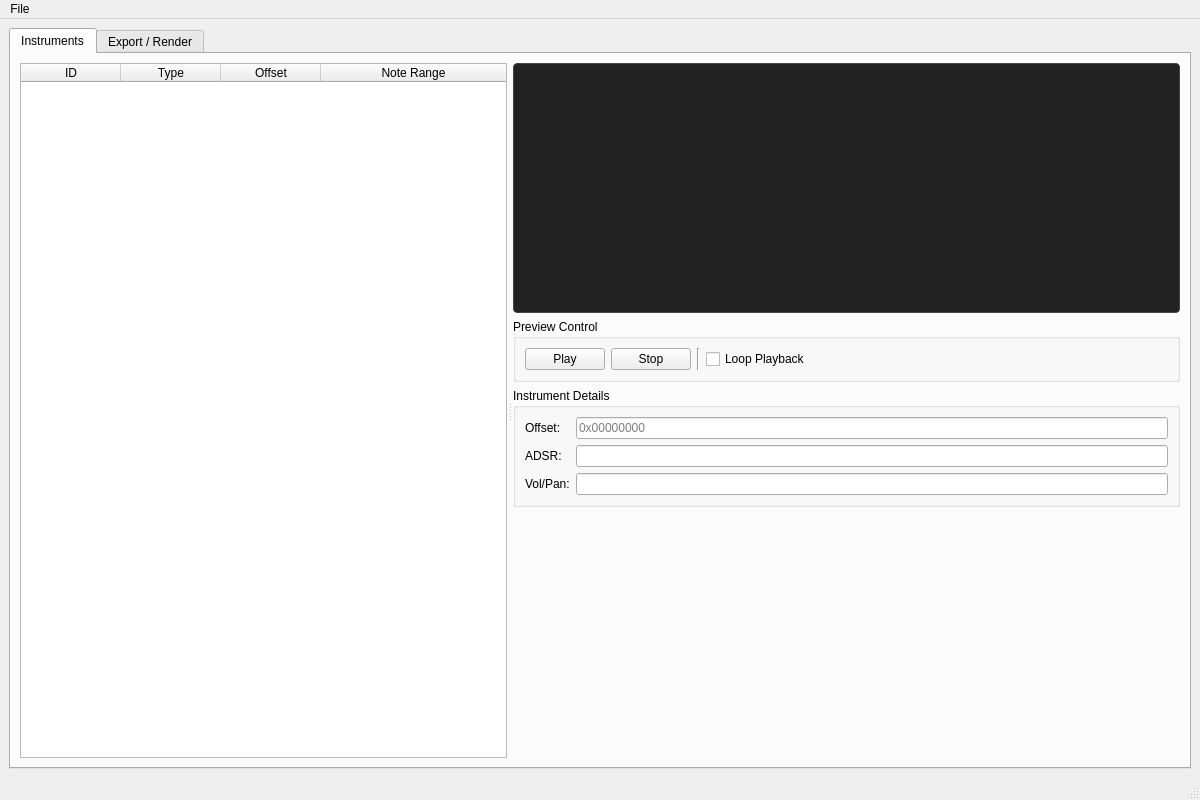
<?xml version="1.0" encoding="UTF-8"?>
<ui version="4.0">
  <class>MainWindow</class>
  <widget class="QMainWindow" name="MainWindow">
    <property name="geometry">
      <rect>
        <x>0</x>
        <y>0</y>
        <width>1200</width>
        <height>800</height>
      </rect>
    </property>
    <property name="windowTitle">
      <string>ApePlayer</string>
    </property>
    <widget class="QWidget" name="centralwidget">
      <layout class="QVBoxLayout" name="mainLayout">
        <property name="spacing">
          <number>6</number>
        </property>
        <property name="leftMargin">
          <number>9</number>
        </property>
        <property name="topMargin">
          <number>9</number>
        </property>
        <property name="rightMargin">
          <number>9</number>
        </property>
        <property name="bottomMargin">
          <number>9</number>
        </property>
        <item>
          <widget class="QTabWidget" name="tabWidget">
            <property name="currentIndex">
              <number>0</number>
            </property>
            <widget class="QWidget" name="tabInstruments">
              <attribute name="title">
                <string>Instruments</string>
              </attribute>
              <layout class="QHBoxLayout" name="hLayoutInst">
                <item>
                  <widget class="QSplitter" name="splitter">
                    <property name="orientation">
                      <enum>Qt::Horizontal</enum>
                    </property>
                    <property name="handleWidth">
                      <number>6</number>
                    </property>
                    <property name="childrenCollapsible">
                      <bool>false</bool>
                    </property>
                    <widget class="QTableWidget" name="tableWidget">
                      <property name="alternatingRowColors">
                        <bool>true</bool>
                      </property>
                      <property name="selectionMode">
                        <enum>QAbstractItemView::SingleSelection</enum>
                      </property>
                      <property name="selectionBehavior">
                        <enum>QAbstractItemView::SelectRows</enum>
                      </property>
                      <property name="sortingEnabled">
                        <bool>true</bool>
                      </property>
                      <attribute name="horizontalHeaderStretchLastSection">
                        <bool>true</bool>
                      </attribute>
                      <attribute name="verticalHeaderVisible">
                        <bool>false</bool>
                      </attribute>
                      <column>
                        <property name="text">
                          <string>ID</string>
                        </property>
                      </column>
                      <column>
                        <property name="text">
                          <string>Type</string>
                        </property>
                      </column>
                      <column>
                        <property name="text">
                          <string>Offset</string>
                        </property>
                      </column>
                      <column>
                        <property name="text">
                          <string>Note Range</string>
                        </property>
                      </column>
                    </widget>
                    <widget class="QWidget" name="rightPanel" native="true">
                      <layout class="QVBoxLayout" name="vLayoutRight">
                        <property name="leftMargin">
                          <number>0</number>
                        </property>
                        <property name="topMargin">
                          <number>0</number>
                        </property>
                        <property name="rightMargin">
                          <number>0</number>
                        </property>
                        <property name="bottomMargin">
                          <number>0</number>
                        </property>
                        <item>
                          <widget class="QFrame" name="waveformFrame">
                            <property name="minimumSize">
                              <size>
                                <width>0</width>
                                <height>250</height>
                              </size>
                            </property>
                            <property name="styleSheet">
                              <string notr="true">background-color: #222; border: 1px solid #444; border-radius: 4px;</string>
                            </property>
                            <property name="frameShape">
                              <enum>QFrame::StyledPanel</enum>
                            </property>
                            <property name="frameShadow">
                              <enum>QFrame::Raised</enum>
                            </property>
                            <layout class="QVBoxLayout" name="waveformLayout"/>
                          </widget>
                        </item>
                        <item>
                          <widget class="QGroupBox" name="grpControls">
                            <property name="title">
                              <string>Preview Control</string>
                            </property>
                            <layout class="QHBoxLayout" name="ctlLayout">
                              <item>
                                <widget class="QPushButton" name="btnPlay">
                                  <property name="text">
                                    <string>Play</string>
                                  </property>
                                  <property name="icon">
                                    <iconset theme="media-playback-start">
                                      <normaloff>.</normaloff>media-playback-start</iconset>
                                  </property>
                                </widget>
                              </item>
                              <item>
                                <widget class="QPushButton" name="btnStop">
                                  <property name="text">
                                    <string>Stop</string>
                                  </property>
                                  <property name="icon">
                                    <iconset theme="media-playback-stop">
                                      <normaloff>.</normaloff>media-playback-stop</iconset>
                                  </property>
                                </widget>
                              </item>
                              <item>
                                <widget class="Line" name="line">
                                  <property name="orientation">
                                    <enum>Qt::Vertical</enum>
                                  </property>
                                </widget>
                              </item>
                              <item>
                                <widget class="QCheckBox" name="chkLoop">
                                  <property name="text">
                                    <string>Loop Playback</string>
                                  </property>
                                </widget>
                              </item>
                              <item>
                                <spacer name="horizontalSpacer">
                                  <property name="orientation">
                                    <enum>Qt::Horizontal</enum>
                                  </property>
                                  <property name="sizeHint" stdset="0">
                                    <size>
                                      <width>40</width>
                                      <height>20</height>
                                    </size>
                                  </property>
                                </spacer>
                              </item>
                            </layout>
                          </widget>
                        </item>
                        <item>
                          <widget class="QGroupBox" name="grpInfo">
                            <property name="title">
                              <string>Instrument Details</string>
                            </property>
                            <layout class="QFormLayout" name="frmInfo">
                              <property name="fieldGrowthPolicy">
                                <enum>QFormLayout::ExpandingFieldsGrow</enum>
                              </property>
                              <item row="0" column="0">
                                <widget class="QLabel" name="l1">
                                  <property name="text">
                                    <string>Offset:</string>
                                  </property>
                                </widget>
                              </item>
                              <item row="0" column="1">
                                <widget class="QLineEdit" name="le_offset">
                                  <property name="readOnly">
                                    <bool>true</bool>
                                  </property>
                                  <property name="placeholderText">
                                    <string>0x00000000</string>
                                  </property>
                                </widget>
                              </item>
                              <item row="1" column="0">
                                <widget class="QLabel" name="l2">
                                  <property name="text">
                                    <string>ADSR:</string>
                                  </property>
                                </widget>
                              </item>
                              <item row="1" column="1">
                                <widget class="QLineEdit" name="le_adsr">
                                  <property name="readOnly">
                                    <bool>true</bool>
                                  </property>
                                </widget>
                              </item>
                              <item row="2" column="0">
                                <widget class="QLabel" name="l3">
                                  <property name="text">
                                    <string>Vol/Pan:</string>
                                  </property>
                                </widget>
                              </item>
                              <item row="2" column="1">
                                <widget class="QLineEdit" name="le_vol">
                                  <property name="readOnly">
                                    <bool>true</bool>
                                  </property>
                                </widget>
                              </item>
                            </layout>
                          </widget>
                        </item>
                        <item>
                          <spacer name="verticalSpacer">
                            <property name="orientation">
                              <enum>Qt::Vertical</enum>
                            </property>
                            <property name="sizeHint" stdset="0">
                              <size>
                                <width>20</width>
                                <height>40</height>
                              </size>
                            </property>
                          </spacer>
                        </item>
                      </layout>
                    </widget>
                  </widget>
                </item>
              </layout>
            </widget>
            <widget class="QWidget" name="tabExport">
              <attribute name="title">
                <string>Export / Render</string>
              </attribute>
              <layout class="QVBoxLayout" name="vLayoutExport">
                <item>
                  <widget class="QGroupBox" name="grpWav">
                    <property name="title">
                      <string>WAV Render</string>
                    </property>
                    <layout class="QGridLayout" name="gridWav">
                      <item row="0" column="0">
                        <widget class="QLabel" name="lbSq">
                          <property name="text">
                            <string>Sequence File (SQ/MID):</string>
                          </property>
                        </widget>
                      </item>
                      <item row="0" column="1">
                        <widget class="QLineEdit" name="le_sqPath">
                          <property name="placeholderText">
                            <string>Select a sequence file...</string>
                          </property>
                        </widget>
                      </item>
                      <item row="0" column="2">
                        <widget class="QToolButton" name="btnBrowseSq">
                          <property name="text">
                            <string>...</string>
                          </property>
                          <property name="icon">
                            <iconset theme="document-open">
                              <normaloff>.</normaloff>document-open</iconset>
                          </property>
                        </widget>
                      </item>
                      <item row="1" column="0" colspan="2">
                        <widget class="QCheckBox" name="chkReverb">
                          <property name="text">
                            <string>Enable Reverb Processing</string>
                          </property>
                          <property name="checked">
                            <bool>true</bool>
                          </property>
                        </widget>
                      </item>
                      <item row="1" column="2">
                        <widget class="QPushButton" name="btnRenderWav">
                          <property name="text">
                            <string>Render WAV</string>
                          </property>
                          <property name="icon">
                            <iconset theme="media-record">
                              <normaloff>.</normaloff>media-record</iconset>
                          </property>
                        </widget>
                      </item>
                    </layout>
                  </widget>
                </item>
                <item>
                  <widget class="QGroupBox" name="grpBulk">
                    <property name="title">
                      <string>Bulk Operations</string>
                    </property>
                    <layout class="QVBoxLayout" name="bulkLayout">
                      <item>
                        <widget class="QLabel" name="lbBulk">
                          <property name="text">
                            <string>Convert entire directory of .HD and .MID files to .SF2 SoundFonts and copy the midi files.</string>
                          </property>
                          <property name="wordWrap">
                            <bool>true</bool>
                          </property>
                        </widget>
                      </item>
                      <item>
                        <widget class="QPushButton" name="btnBulk">
                          <property name="text">
                            <string>Start Bulk Export...</string>
                          </property>
                          <property name="icon">
                            <iconset theme="system-run">
                              <normaloff>.</normaloff>system-run</iconset>
                          </property>
                        </widget>
                      </item>
                    </layout>
                  </widget>
                </item>
                <item>
                  <widget class="QGroupBox" name="grpLog">
                    <property name="title">
                      <string>Output Log</string>
                    </property>
                    <layout class="QVBoxLayout" name="verticalLayout_2">
                      <item>
                        <widget class="QPlainTextEdit" name="logOutput">
                          <property name="readOnly">
                            <bool>true</bool>
                          </property>
                          <property name="plainText">
                            <string>Ready.</string>
                          </property>
                        </widget>
                      </item>
                      <item>
                        <widget class="QProgressBar" name="progressBar">
                          <property name="value">
                            <number>0</number>
                          </property>
                        </widget>
                      </item>
                    </layout>
                  </widget>
                </item>
              </layout>
            </widget>
          </widget>
        </item>
      </layout>
    </widget>
    <widget class="QMenuBar" name="menubar">
      <property name="geometry">
        <rect>
          <x>0</x>
          <y>0</y>
          <width>1200</width>
          <height>22</height>
        </rect>
      </property>
      <widget class="QMenu" name="menuFile">
        <property name="title">
          <string>File</string>
        </property>
        <addaction name="actionOpen_HD"/>
        <addaction name="actionExportSF2"/>
        <addaction name="separator"/>
        <addaction name="actionClose"/>
      </widget>
      <addaction name="menuFile"/>
    </widget>
    <widget class="QStatusBar" name="statusbar"/>
    <action name="actionOpen_HD">
      <property name="icon">
        <iconset theme="document-open">
          <normaloff>.</normaloff>document-open</iconset>
      </property>
      <property name="text">
        <string>Open .HD File...</string>
      </property>
      <property name="shortcut">
        <string>Ctrl+O</string>
      </property>
    </action>
    <action name="actionClose">
      <property name="icon">
        <iconset theme="application-exit">
          <normaloff>.</normaloff>application-exit</iconset>
      </property>
      <property name="text">
        <string>Close</string>
      </property>
      <property name="shortcut">
        <string>Ctrl+Q</string>
      </property>
    </action>
    <action name="actionExportSF2">
      <property name="icon">
        <iconset theme="document-save-as">
          <normaloff>.</normaloff>document-save-as</iconset>
      </property>
      <property name="text">
        <string>Export Current to SF2...</string>
      </property>
      <property name="shortcut">
        <string>Ctrl+E</string>
      </property>
    </action>
  </widget>
  <resources/>
  <connections/>
</ui>
